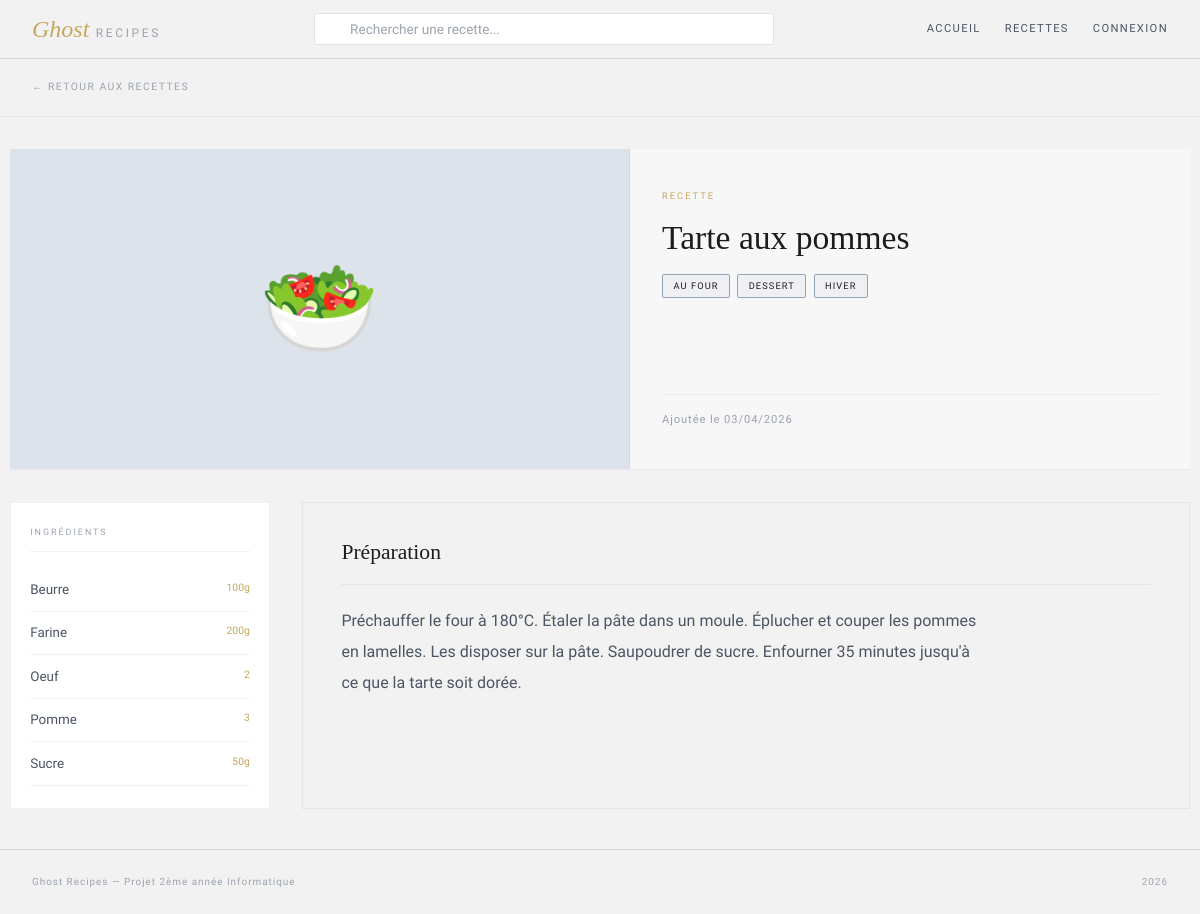
The app's page /recette.php?id=1, older data.
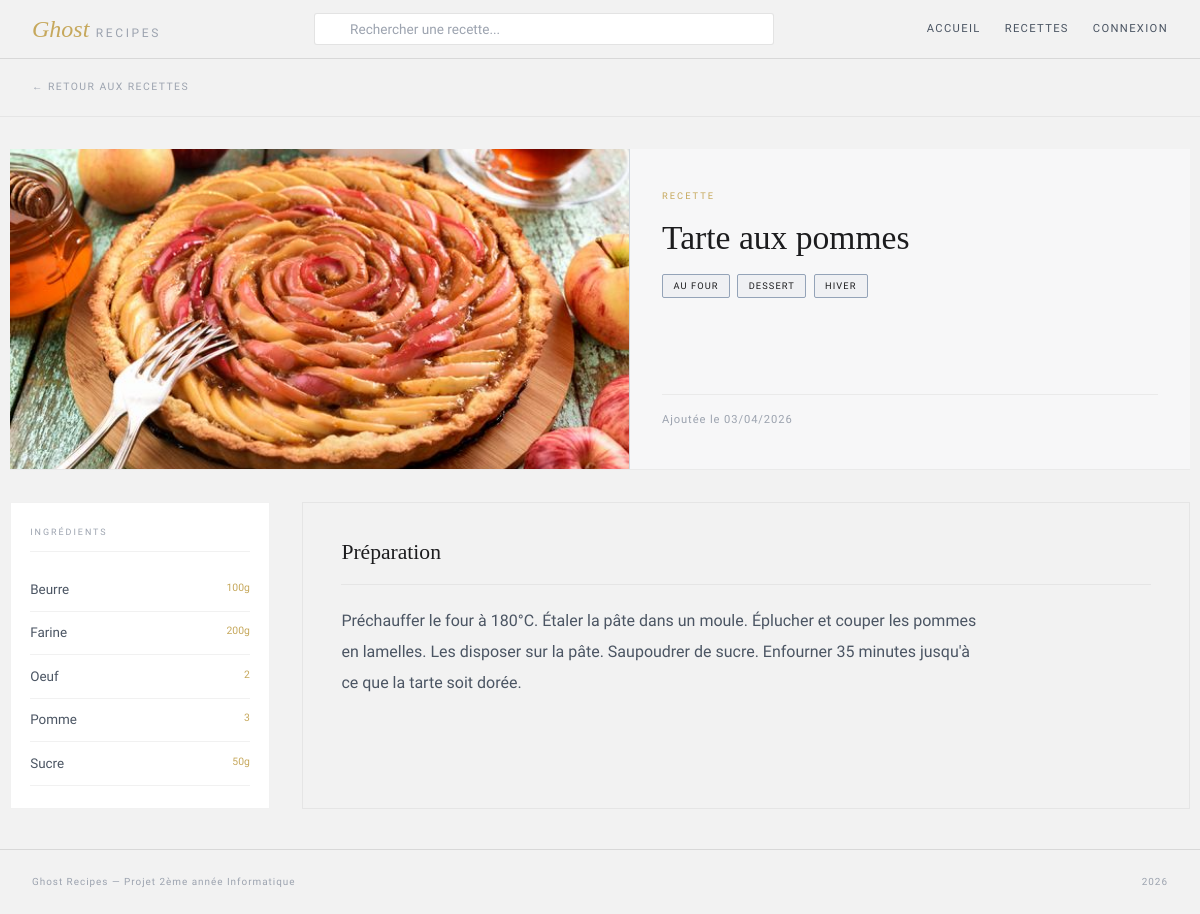
The same page, newer data.
### tables this page shows
CREATE TABLE recette (
    id          INT AUTO_INCREMENT PRIMARY KEY,
    titre       VARCHAR(100) NOT NULL,
    description TEXT         NOT NULL,
    photo       VARCHAR(255),               
    created_at  DATETIME DEFAULT CURRENT_TIMESTAMP,
    updated_at  DATETIME DEFAULT CURRENT_TIMESTAMP ON UPDATE CURRENT_TIMESTAMP
);

### classes/Recette.php (called while the page is built, shortened)
<?php
class Recette extends Element {
    public static function getById($pdo, $id) {
        $stmt = $pdo->prepare("SELECT * FROM recette WHERE id = :id");
        $stmt->execute([':id' => $id]);
        return $stmt->fetch(PDO::FETCH_ASSOC);
    }
}
?>

### classes/Tag.php (called while the page is built, shortened)
<?php
class Tag extends Element {
    public static function getByRecette($pdo, $recette_id) {
        $stmt = $pdo->prepare("
            SELECT t.id, t.nom
            FROM tag t
            JOIN recette_tag rt ON t.id = rt.tag_id
            WHERE rt.recette_id = :rid
            ORDER BY t.nom
        ");
        $stmt->execute([':rid' => $recette_id]);
        return $stmt->fetchAll(PDO::FETCH_ASSOC);
    }
}
?>

### classes/Ingredient.php (called while the page is built, shortened)
<?php
class Ingredient extends Element {
    public static function getByRecette($pdo, $recette_id) {
        $stmt = $pdo->prepare("
            SELECT i.id, i.nom, ri.quantite
            FROM ingredient i
            JOIN recette_ingredient ri ON i.id = ri.ingredient_id
            WHERE ri.recette_id = :rid
            ORDER BY i.nom
        ");
        $stmt->execute([':rid' => $recette_id]);
        return $stmt->fetchAll(PDO::FETCH_ASSOC);
    }
}
?>

### recette.php (the view, shortened to what this page needs)
<?php
require_once "config/db.php";
require_once "classes/Recette.php";
require_once "classes/Ingredient.php";
require_once "classes/Tag.php";
$id = isset($_GET['id']) ? (int)$_GET['id'] : 0;
$recette = Recette::getById($pdo, $id);
$ingredients = Ingredient::getByRecette($pdo, $id);
$tags  = Tag::getByRecette($pdo, $id);
$emojis = ['🍕', '🥗', '🍰', '🍜', '🥘', '🍳', '🫕', '🥧'];
$emoji  = $emojis[$id % count($emojis)];
?>
<?php require_once "includes/header.php"; ?>
<a href="index.php" class="rp-back">← Retour aux recettes</a>
<div class="rp-hero">
    <div class="rp-hero-img">
        <?php if (!empty($recette['photo']) && file_exists("public/uploads/" . $recette['photo'])): ?>
            <img src="public/uploads/<?= htmlspecialchars($recette['photo']) ?>" alt="<?= htmlspecialchars($recette['titre']) ?>">
        <?php else: ?>
            <?= $emoji ?>
        <?php endif; ?>
    </div>
    <div class="rp-hero-meta">
        <div class="rp-label">Recette</div>
        <h1 class="rp-title"><?= htmlspecialchars($recette['titre']) ?></h1>
        <?php if (!empty($tags)): ?>
            <div class="rp-tags">
                <?php foreach ($tags as $t): ?>
                    <span class="rp-tag"><?= htmlspecialchars($t['nom']) ?></span>
                <?php endforeach; ?>
            </div>
        <?php endif; ?>
        <div class="rp-date">Ajoutée le <?= date('d/m/Y', strtotime($recette['created_at'])) ?></div>
    </div>
</div>
<div class="rp-body">
    <div class="rp-ingredients">
        <div class="rp-col-label">Ingrédients</div>
        <?php if (empty($ingredients)): ?>
            <p style="font-size:0.8rem; color:var(--text3)">Aucun ingrédient renseigné.</p>
        <?php else: ?>
            <?php foreach ($ingredients as $ing): ?>
                <div class="ing-item">
                    <span><?= htmlspecialchars($ing['nom']) ?></span>
                    <?php if (!empty($ing['quantite'])): ?>
                        <span class="ing-qty"><?= htmlspecialchars($ing['quantite']) ?></span>
                    <?php endif; ?>
                </div>
            <?php endforeach; ?>
        <?php endif; ?>
    </div>
    <div class="rp-steps">
        <h2 class="rp-steps-title">Préparation</h2>
        <div class="rp-description"><?= nl2br(htmlspecialchars($recette['description'])) ?></div>
    </div>
</div>
<?php require_once "includes/footer.php"; ?>

Row changes from the older to the newer data that the page shows:
changed recette "Tarte aux pommes": photo: picture added
Text that changed along with them:
$emoji: "🥗" → (not shown)
